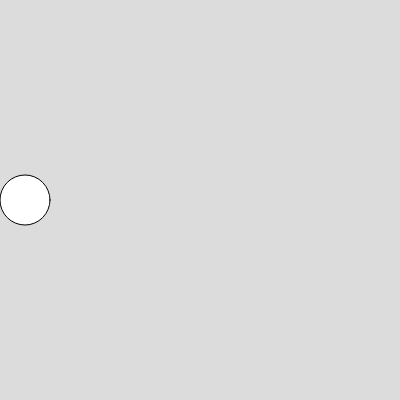
Frame 1 (no input)
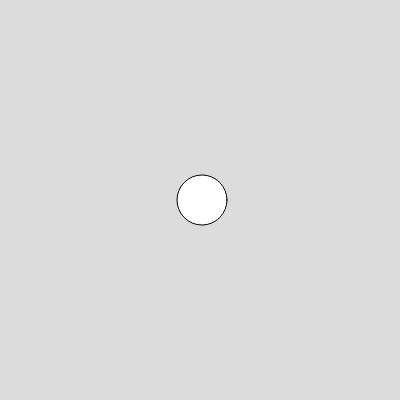
Frame 60 (no input)
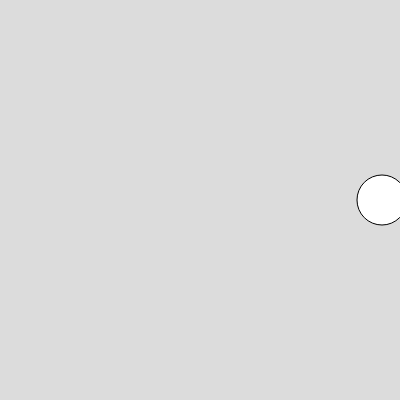
Frame 120 (the mouse pressed at the canvas centre since frame 60)

The p5.js sketch that drew these frames (run headless with seeded random() and noise() and a simulated clock; from frame 60 on, the mouse is pressed at the canvas centre):

// p5.js sketch
// ── sketch.js
// déclaration et initialisation
// variable globale
let x = 25;

// function setup()
// executée 1 seul fois 
// initialisation du canvas
function setup() {
  createCanvas(400, 400);
}

// function draw()
// exécutée en boucle
// Afin d'offrir l'effet "frame"
// à chaque "frame" l'affichage est mis à jour
function draw() {
  background(220);
  circle(x, 200, 50);
  x = x + 3;
}
